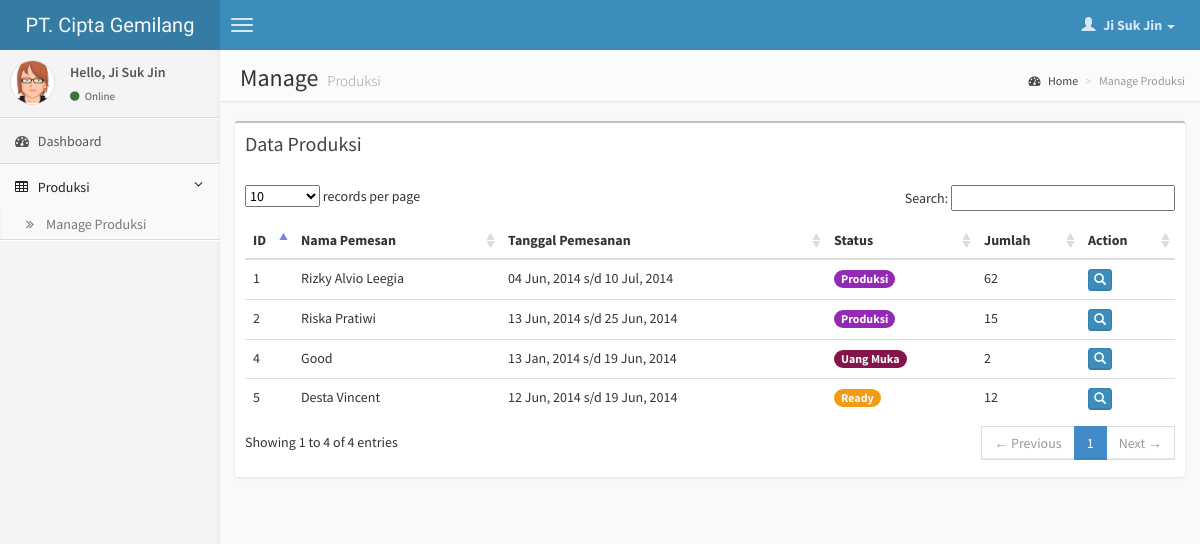
The page /page/produksi/index.php (signed in) on the database its author committed.
### tables this page shows
CREATE TABLE IF NOT EXISTS `user` (
  `id_user` int(11) NOT NULL AUTO_INCREMENT,
  `nama` varchar(100) NOT NULL,
  `username` varchar(15) NOT NULL,
  `password` varchar(255) NOT NULL,
  `level` int(11) NOT NULL,
  `date_created` date NOT NULL,
  PRIMARY KEY (`id_user`)
);

CREATE TABLE IF NOT EXISTS `produksi` (
  `id_produksi` int(11) NOT NULL AUTO_INCREMENT,
  `id_jenis_barang` int(11) NOT NULL,
  `nama` varchar(50) NOT NULL,
  `status` tinyint(4) NOT NULL,
  `tanggal_pemesanan` date NOT NULL,
  `tanggal_selesai` date NOT NULL,
  `deskripsi` text NOT NULL,
  `gambar` varchar(255) NOT NULL,
  PRIMARY KEY (`id_produksi`)
);

### function.php (called while the page is built, shortened)
<?php
	function getUserInfo($field){
		if(isset($_SESSION['id_user'])){
			$q = mysql_query("select * from user where id_user='$_SESSION[id_user]'");
			$data = mysql_fetch_array($q);
			return $data[$field];
		}
		return false;
	}
	function getJumlahProduksi($id_produksi){
		$q = mysql_query("SELECT * FROM produksi_size WHERE id_produksi=".$id_produksi);
		$jml = 0;
		while($row = mysql_fetch_array($q)){
			$jml += $row['jumlah'];
		}
		return $jml;
	}
	function dateFormat($date){
		$date = new DateTime($date);
		$result = $date->format('d M, Y');
		return $result;
	}
	function getStatusProduksi($status){
		switch ($status) {
			case 2:
				$output['text'] = 'Ready';
				$output['class'] = 'badge bg-yellow';
				break;
			case 3:
				$output['text'] = 'Uang Muka';
				$output['class'] = 'badge bg-maroon';
				break;
			case 4:
				$output['text'] = 'Produksi';
				$output['class'] = 'badge bg-purple';
				break;
		}
		return $output;
	}
?>

### page/produksi/index.php (the view, shortened to what this page needs)
<?php $pageTitle = 'Manage Produksi'; $pageActive = 'produksi'; ?>
<?php include '../header.php'; ?>
<section class="content-header">
    <h1>
        Manage
        <small>Produksi</small>
    </h1>
    <ol class="breadcrumb">
        <li><a href="#"><i class="fa fa-dashboard"></i> Home</a></li>
        <li class="active">Manage Produksi</li>
    </ol>
</section>
<section class="content">
	 <div class="row">
		<div class="col-xs-12">
		    <div class="box">
		        <div class="box-header">
		            <h3 class="box-title">Data Produksi</h3>
		        </div>
		        <div class="box-body table-responsiv">
		            <table class="table table-hover" id="table_data">
		            	<thead>
			            	<tr>
								<th>ID</th>
								<th>Nama Pemesan</th>
								<th>Tanggal Pemesanan</th>
								<th>Status</th>
								<th>Jumlah</th>
								<th>Action</th>
							</tr>
		            	</thead>
						<tbody>
							<?php $sql = mysql_query("SELECT * FROM produksi ORDER BY id_produksi DESC"); ?>
							<?php while($row = mysql_fetch_array($sql)): ?>
								<tr>
									<td><?php echo $row['id_produksi']; ?></td>
									<td><?php echo $row['nama']; ?></td>
									<td>
										<?php echo dateFormat($row['tanggal_pemesanan']); ?> s/d <?php echo dateFormat($row['tanggal_selesai']); ?>
									</td>
									<td>
										<?php $status = getStatusProduksi($row['status']); ?>
										<span class="<?php echo $status['class'] ; ?>"><?php echo $status['text']; ?></span>
									</td>
									<td><?php echo getJumlahProduksi($row['id_produksi']); ?></td>
									<td>
										<a class="btn btn-primary btn-xs" title="Lihat" href="view.php?id=<?php echo $row['id_produksi']; ?>">
											<i class="glyphicon glyphicon-search"></i>
										</a>
									</td>
								</tr>
							<?php endwhile; ?>
						</tbody>
					</table>
		        </div>
		    </div>
		</div>
		</div>
</section>
<?php include '../footer.php'; ?>

### page/header.php (shortened to what this page needs)
<?php require('../../config/config.php'); require("../../config/session.php"); require("../../function.php");  ?>
<!DOCTYPE html>
<html>
    <head>
        <link href="<?php echo DOMAIN; ?>/css/bootstrap.min.css" rel="stylesheet" type="text/css" />
        <link href="<?php echo DOMAIN; ?>/css/font-awesome.min.css" rel="stylesheet" type="text/css" />
        <link href="<?php echo DOMAIN; ?>/css/ionicons.min.css" rel="stylesheet" type="text/css" />
        <link href="<?php echo DOMAIN; ?>/css/morris/morris.css" rel="stylesheet" type="text/css" />
        <link href="<?php echo DOMAIN; ?>/css/jvectormap/jquery-jvectormap-1.2.2.css" rel="stylesheet" type="text/css" />
        <link href="<?php echo DOMAIN; ?>/css/fullcalendar/fullcalendar.css" rel="stylesheet" type="text/css" />
        <link href="<?php echo DOMAIN; ?>/css/daterangepicker/daterangepicker-bs3.css" rel="stylesheet" type="text/css" />
        <link href="<?php echo DOMAIN; ?>/css/bootstrap-wysihtml5/bootstrap3-wysihtml5.min.css" rel="stylesheet" type="text/css" />
        <link href="../../css/datatables/dataTables.bootstrap.css" rel="stylesheet" type="text/css" />
        <link href="<?php echo DOMAIN; ?>/css/AdminLTE.css" rel="stylesheet" type="text/css" />
    </head>
    <body class="skin-blue">
        <header class="header">
            <a href="index.html" class="logo">
                PT. Cipta Gemilang
            </a>
            <nav class="navbar navbar-static-top" role="navigation">
                <a href="#" class="navbar-btn sidebar-toggle" data-toggle="offcanvas" role="button">
                    <span class="icon-bar"></span>
                    <span class="icon-bar"></span>
                    <span class="icon-bar"></span>
                </a>
                <div class="navbar-right">
                    <ul class="nav navbar-nav">
                        <li class="dropdown user user-menu">
                            <a href="#" class="dropdown-toggle" data-toggle="dropdown">
                                <i class="glyphicon glyphicon-user"></i>
                                <span><?php echo getUserInfo('nama'); ?> <i class="caret"></i></span>
                            </a>
                        </li>
                    </ul>
                </div>
            </nav>
        </header>
        <div class="wrapper row-offcanvas row-offcanvas-left">
            <aside class="left-side sidebar-offcanvas">
                <section class="sidebar">
                    <div class="user-panel">
                        <div class="pull-left image">
                            <img src="<?php echo DOMAIN; ?>/img/avatar3.png" class="img-circle" alt="User Image" />
                        </div>
                        <div class="pull-left info">
                            <p>Hello, <?php echo getUserInfo('nama'); ?></p>
                            <a href="#"><i class="fa fa-circle text-success"></i> Online</a>
                        </div>
                    </div>
                    <ul class="sidebar-menu">
                        <li <?php if($pageActive == 'dashboard'): ?>class="active"<?php endif; ?> >
                            <a href="<?php echo DOMAIN; ?>">
                                <i class="fa fa-dashboard"></i> <span>Dashboard</span>
                            </a>
                        </li>
                        <li class="treeview <?php if($pageActive == 'produksi'): ?>active<?php endif; ?>">
                            <a href="#">
                                <i class="fa fa-table"></i> <span>Produksi</span>
                                <i class="fa fa-angle-left pull-right"></i>
                            </a>
                            <ul class="treeview-menu">
                                <li><a href="<?php echo DOMAIN; ?>/page/produksi"><i class="fa fa-angle-double-right"></i>Manage Produksi</a></li>
                            </ul>
                        </li>
                    </ul>
                </section>
            </aside>
            <aside class="right-side">

### rows shown on the page
user: nama "Ji Suk Jin"
produksi: id_produksi "5", nama "Desta Vincent", tanggal_pemesanan "12 Jun, 2014", tanggal_selesai "19 Jun, 2014", status "Ready", id_produksi "12"
produksi: id_produksi "4", nama "Good", tanggal_pemesanan "13 Jan, 2014", tanggal_selesai "19 Jun, 2014", status "Uang Muka", id_produksi "2"
produksi: id_produksi "2", nama "Riska Pratiwi", tanggal_pemesanan "13 Jun, 2014", tanggal_selesai "25 Jun, 2014", status "Produksi", id_produksi "15"
produksi: id_produksi "1", nama "Rizky Alvio Leegia", tanggal_pemesanan "04 Jun, 2014", tanggal_selesai "10 Jul, 2014", status "Produksi", id_produksi "62"
